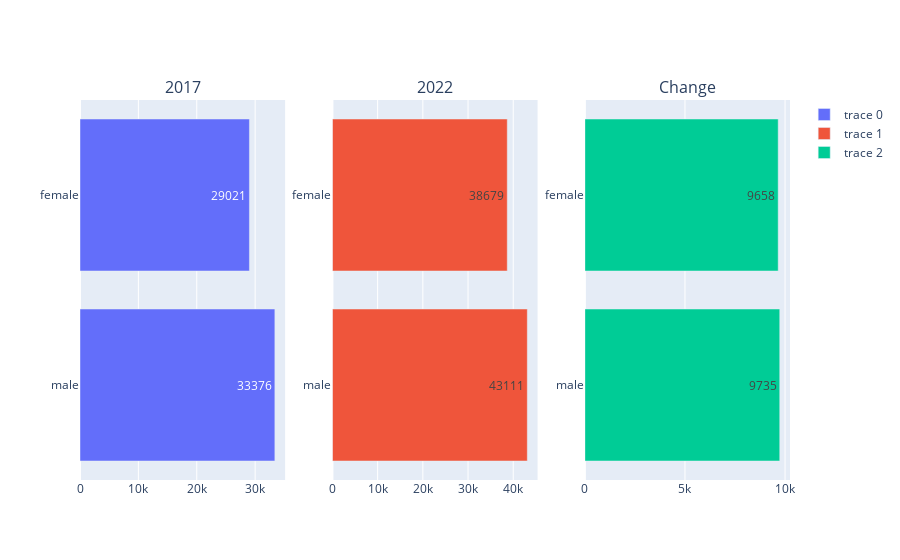

Source (notebook cell):
### Code cell
fig = make_subplots(rows=1, cols=3, shared_yaxes=False,column_widths=[1, 1, 1], 
                    subplot_titles=('2017','2022','Change'))

fig.add_trace(go.Bar( y = df2['gender'],
                    x= df2['2017'],
                    text = df2["2017"],
                    orientation = 'h'), row = 1, col=1)

fig.add_trace(go.Bar(y = df2['gender'],
                     x = df2['2022'],
                    text = df2["2022"],
                     orientation = 'h'), row = 1 , col = 2)

fig.add_trace(go.Bar(x = df2['diff'],
                     y = df2['gender'],
                    text = df2["diff"],
                     orientation = 'h'), row = 1 , col = 3)

fig.update_layout(yaxis={'categoryorder':'total descending'})

### Figure 1 — Plotly figure (JSON) as saved in the notebook; plotly's stock layout.template omitted (floating-point values rounded to 4 significant figures)
{"data": [{"orientation": "h", "text": [33376, 29021], "type": "bar", "x": [33376, 29021], "xaxis": "x", "y": ["male", "female"], "yaxis": "y"}, {"orientation": "h", "text": [43111, 38679], "type": "bar", "x": [43111, 38679], "xaxis": "x2", "y": ["male", "female"], "yaxis": "y2"}, {"orientation": "h", "text": [9735, 9658], "type": "bar", "x": [9735, 9658], "xaxis": "x3", "y": ["male", "female"], "yaxis": "y3"}], "layout": {"annotations": [{"font": {"size": 16}, "showarrow": false, "text": "2017", "x": 0.1444, "xanchor": "center", "xref": "paper", "y": 1, "yanchor": "bottom", "yref": "paper"}, {"font": {"size": 16}, "showarrow": false, "text": "2022", "x": 0.5, "xanchor": "center", "xref": "paper", "y": 1, "yanchor": "bottom", "yref": "paper"}, {"font": {"size": 16}, "showarrow": false, "text": "Change", "x": 0.8556, "xanchor": "center", "xref": "paper", "y": 1, "yanchor": "bottom", "yref": "paper"}], "xaxis": {"anchor": "y", "domain": [0, 0.2889]}, "xaxis2": {"anchor": "y2", "domain": [0.3556, 0.6444]}, "xaxis3": {"anchor": "y3", "domain": [0.7111, 1.0]}, "yaxis": {"anchor": "x", "categoryorder": "total descending", "domain": [0, 1]}, "yaxis2": {"anchor": "x2", "domain": [0, 1]}, "yaxis3": {"anchor": "x3", "domain": [0, 1]}}}
